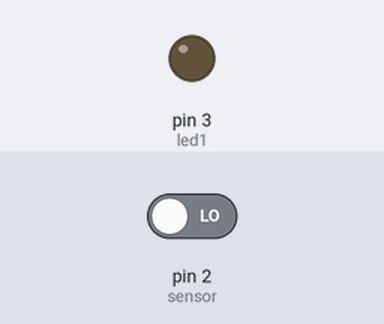
A sketch run on a simulated Arduino Uno, built with avr-gcc and run on an emulated ATmega328P. Parts: output pins drawn as LEDs (lit = HIGH). The inputs (shaded band) are chosen by the test bench; at power-on: pin 2 (sensor) LOW. What the sketch prints to the serial monitor is not drawn.

Above: at 1.2 s.
1.3 s: pin 2 (sensor) driven HIGH
At 2.5 s:
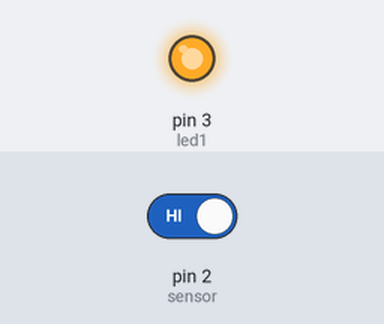
2.8 s: pin 2 (sensor) driven LOW
At 3.9 s:
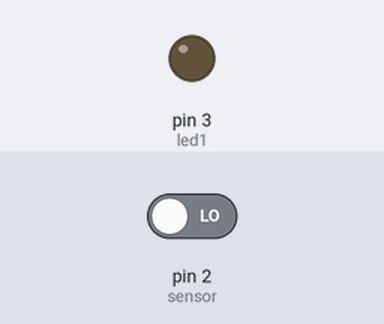
Timing chart, 0 to 5.8 s (numbered marks = the images above; inputs shaded):
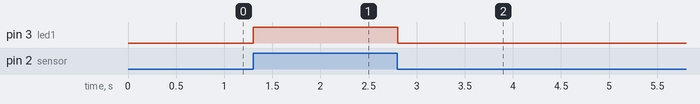

Measured:
- after the input at 1.3 s, pin 3 (led1): LOW → HIGH at once
- after the input at 2.8 s, pin 3 (led1): HIGH → LOW at once

The sketch:

PRUEBA_CYK.ino
```cpp
int sensor = 2;
int led1 = 3;
int valor=0;
void setup() {
  // put your setup code here, to run once:
Serial.begin(9600);
 pinMode(sensor, INPUT);
pinMode(led1, OUTPUT);
digitalWrite(led1, LOW);
}

void loop() {
  // put your main code here, to run repeatedly:
valor = digitalRead(sensor);
digitalWrite(led1, valor);
Serial.println(valor);

}
```
